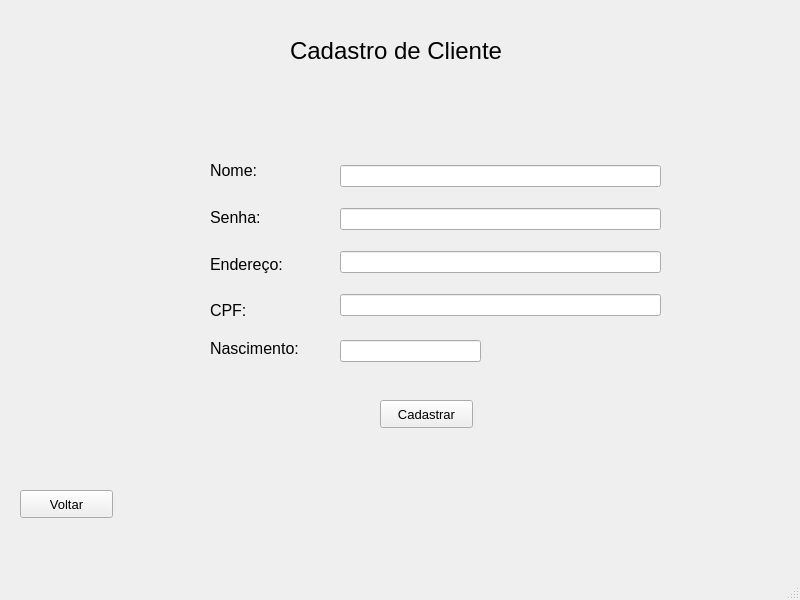
<?xml version="1.0" encoding="UTF-8"?>
<ui version="4.0">
 <class>MainWindow</class>
 <widget class="QMainWindow" name="MainWindow">
  <property name="geometry">
   <rect>
    <x>0</x>
    <y>0</y>
    <width>800</width>
    <height>600</height>
   </rect>
  </property>
  <property name="windowTitle">
   <string>MainWindow</string>
  </property>
  <widget class="QWidget" name="centralwidget">
   <widget class="QLabel" name="label">
    <property name="geometry">
     <rect>
      <x>290</x>
      <y>30</y>
      <width>271</width>
      <height>41</height>
     </rect>
    </property>
    <property name="font">
     <font>
      <pointsize>18</pointsize>
     </font>
    </property>
    <property name="text">
     <string>Cadastro de Cliente</string>
    </property>
   </widget>
   <widget class="QLabel" name="label_5">
    <property name="geometry">
     <rect>
      <x>210</x>
      <y>340</y>
      <width>121</width>
      <height>16</height>
     </rect>
    </property>
    <property name="font">
     <font>
      <pointsize>12</pointsize>
     </font>
    </property>
    <property name="text">
     <string>Nascimento:</string>
    </property>
   </widget>
   <widget class="QLineEdit" name="lineEdit_4">
    <property name="geometry">
     <rect>
      <x>340</x>
      <y>340</y>
      <width>141</width>
      <height>22</height>
     </rect>
    </property>
   </widget>
   <widget class="QPushButton" name="pushButton">
    <property name="geometry">
     <rect>
      <x>380</x>
      <y>400</y>
      <width>93</width>
      <height>28</height>
     </rect>
    </property>
    <property name="font">
     <font>
      <pointsize>10</pointsize>
     </font>
    </property>
    <property name="text">
     <string>Cadastrar</string>
    </property>
   </widget>
   <widget class="QPushButton" name="pushButton_2">
    <property name="geometry">
     <rect>
      <x>20</x>
      <y>490</y>
      <width>93</width>
      <height>28</height>
     </rect>
    </property>
    <property name="font">
     <font>
      <pointsize>10</pointsize>
     </font>
    </property>
    <property name="text">
     <string>Voltar</string>
    </property>
   </widget>
   <widget class="QWidget" name="">
    <property name="geometry">
     <rect>
      <x>340</x>
      <y>150</y>
      <width>321</width>
      <height>181</height>
     </rect>
    </property>
    <layout class="QVBoxLayout" name="verticalLayout">
     <item>
      <widget class="QLineEdit" name="lineEdit_5"/>
     </item>
     <item>
      <widget class="QLineEdit" name="lineEdit"/>
     </item>
     <item>
      <widget class="QLineEdit" name="lineEdit_2"/>
     </item>
     <item>
      <widget class="QLineEdit" name="lineEdit_3"/>
     </item>
    </layout>
   </widget>
   <widget class="QWidget" name="">
    <property name="geometry">
     <rect>
      <x>210</x>
      <y>150</y>
      <width>91</width>
      <height>181</height>
     </rect>
    </property>
    <layout class="QVBoxLayout" name="verticalLayout_2">
     <item>
      <widget class="QLabel" name="label_2">
       <property name="font">
        <font>
         <pointsize>12</pointsize>
        </font>
       </property>
       <property name="text">
        <string>Nome:</string>
       </property>
      </widget>
     </item>
     <item>
      <widget class="QLabel" name="label_6">
       <property name="font">
        <font>
         <pointsize>12</pointsize>
        </font>
       </property>
       <property name="text">
        <string>Senha:</string>
       </property>
      </widget>
     </item>
     <item>
      <widget class="QLabel" name="label_3">
       <property name="font">
        <font>
         <pointsize>12</pointsize>
        </font>
       </property>
       <property name="text">
        <string>Endereço:</string>
       </property>
      </widget>
     </item>
     <item>
      <widget class="QLabel" name="label_4">
       <property name="font">
        <font>
         <pointsize>12</pointsize>
        </font>
       </property>
       <property name="text">
        <string>CPF:</string>
       </property>
      </widget>
     </item>
    </layout>
   </widget>
  </widget>
  <widget class="QMenuBar" name="menubar">
   <property name="geometry">
    <rect>
     <x>0</x>
     <y>0</y>
     <width>800</width>
     <height>26</height>
    </rect>
   </property>
  </widget>
  <widget class="QStatusBar" name="statusbar"/>
 </widget>
 <resources/>
 <connections/>
</ui>
